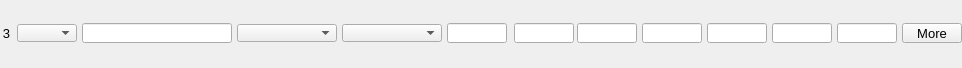
    <widget class="PyDMFrame" name="composite_2">
      <property name="geometry">
        <rect>
          <x>8</x>
          <y>232</y>
          <width>962</width>
          <height>68</height>
        </rect>
      </property>
      <widget class="PyDMEnumComboBox" name="menu_6">
        <property name="geometry">
          <rect>
            <x>17</x>
            <y>24</y>
            <width>60</width>
            <height>18</height>
          </rect>
        </property>
        <property name="toolTip">
          <string>${P}${O3}Use</string>
        </property>
        <property name="channel" stdset="0">
          <string>ca://${P}${O3}Use</string>
        </property>
        <property name="font" stdset="0">
          <font>
            <pointsize>10</pointsize>
          </font>
        </property>
        <property name="styleSheet">
          <string notr="true">PyDMEnumComboBox#menu_6 {
  color: rgb(0, 0, 0);
  background-color: rgb(115, 223, 255);
  }</string>
        </property>
      </widget>
      <widget class="PyDMLabel" name="text_update_22">
        <property name="geometry">
          <rect>
            <x>17</x>
            <y>0</y>
            <width>60</width>
            <height>18</height>
          </rect>
        </property>
        <property name="toolTip">
          <string>PV: ${P}${O3}Use_RBV</string>
        </property>
        <property name="channel" stdset="0">
          <string>ca://${P}${O3}Use_RBV</string>
        </property>
        <property name="font" stdset="0">
          <font>
            <pointsize>10</pointsize>
          </font>
        </property>
        <property name="alignment">
          <set>Qt::AlignCenter</set>
        </property>
        <property name="textInteractionFlags">
          <set>Qt::TextSelectableByKeyboard|Qt::TextSelectableByMouse</set>
        </property>
        <property name="styleSheet">
          <string notr="true">PyDMLabel#text_update_22 {
  color: rgb(10, 0, 184);
  background-color: rgb(70, 70, 70);
  }</string>
        </property>
      </widget>
      <widget class="PyDMLineEdit" name="text_entry_16">
        <property name="geometry">
          <rect>
            <x>82</x>
            <y>23</y>
            <width>150</width>
            <height>20</height>
          </rect>
        </property>
        <property name="channel" stdset="0">
          <string>ca://${P}${O3}Name</string>
        </property>
        <property name="toolTip">
          <string>${P}${O3}Name</string>
        </property>
        <property name="font" stdset="0">
          <font>
            <pointsize>10</pointsize>
          </font>
        </property>
        <property name="styleSheet">
          <string notr="true">PyDMLineEdit#text_entry_16 {
  color: rgb(0, 0, 0);
  background-color: rgb(115, 223, 255);
  border: 1px solid black;
  margin: 0px;
  padding: 0px;
  spacing: 0px;
  }</string>
        </property>
      </widget>
      <widget class="PyDMLabel" name="text_update_23">
        <property name="geometry">
          <rect>
            <x>82</x>
            <y>0</y>
            <width>150</width>
            <height>18</height>
          </rect>
        </property>
        <property name="toolTip">
          <string>PV: ${P}${O3}Name_RBV</string>
        </property>
        <property name="channel" stdset="0">
          <string>ca://${P}${O3}Name_RBV</string>
        </property>
        <property name="font" stdset="0">
          <font>
            <pointsize>10</pointsize>
          </font>
        </property>
        <property name="alignment">
          <set>Qt::AlignCenter</set>
        </property>
        <property name="textInteractionFlags">
          <set>Qt::TextSelectableByKeyboard|Qt::TextSelectableByMouse</set>
        </property>
        <property name="styleSheet">
          <string notr="true">PyDMLabel#text_update_23 {
  color: rgb(10, 0, 184);
  background-color: rgb(187, 187, 187);
  }</string>
        </property>
      </widget>
      <widget class="PyDMEnumComboBox" name="menu_7">
        <property name="geometry">
          <rect>
            <x>237</x>
            <y>24</y>
            <width>100</width>
            <height>18</height>
          </rect>
        </property>
        <property name="toolTip">
          <string>${P}${O3}Shape</string>
        </property>
        <property name="channel" stdset="0">
          <string>ca://${P}${O3}Shape</string>
        </property>
        <property name="font" stdset="0">
          <font>
            <pointsize>10</pointsize>
          </font>
        </property>
        <property name="styleSheet">
          <string notr="true">PyDMEnumComboBox#menu_7 {
  color: rgb(0, 0, 0);
  background-color: rgb(115, 223, 255);
  }</string>
        </property>
      </widget>
      <widget class="PyDMLabel" name="text_update_24">
        <property name="geometry">
          <rect>
            <x>237</x>
            <y>0</y>
            <width>100</width>
            <height>18</height>
          </rect>
        </property>
        <property name="toolTip">
          <string>PV: ${P}${O3}Shape_RBV</string>
        </property>
        <property name="channel" stdset="0">
          <string>ca://${P}${O3}Shape_RBV</string>
        </property>
        <property name="font" stdset="0">
          <font>
            <pointsize>10</pointsize>
          </font>
        </property>
        <property name="alignment">
          <set>Qt::AlignCenter</set>
        </property>
        <property name="textInteractionFlags">
          <set>Qt::TextSelectableByKeyboard|Qt::TextSelectableByMouse</set>
        </property>
        <property name="styleSheet">
          <string notr="true">PyDMLabel#text_update_24 {
  color: rgb(10, 0, 184);
  background-color: rgb(187, 187, 187);
  }</string>
        </property>
      </widget>
      <widget class="PyDMEnumComboBox" name="menu_8">
        <property name="geometry">
          <rect>
            <x>342</x>
            <y>24</y>
            <width>100</width>
            <height>18</height>
          </rect>
        </property>
        <property name="toolTip">
          <string>${P}${O3}DrawMode</string>
        </property>
        <property name="channel" stdset="0">
          <string>ca://${P}${O3}DrawMode</string>
        </property>
        <property name="font" stdset="0">
          <font>
            <pointsize>10</pointsize>
          </font>
        </property>
        <property name="styleSheet">
          <string notr="true">PyDMEnumComboBox#menu_8 {
  color: rgb(0, 0, 0);
  background-color: rgb(115, 223, 255);
  }</string>
        </property>
      </widget>
      <widget class="PyDMLabel" name="text_update_25">
        <property name="geometry">
          <rect>
            <x>342</x>
            <y>0</y>
            <width>100</width>
            <height>18</height>
          </rect>
        </property>
        <property name="toolTip">
          <string>PV: ${P}${O3}DrawMode_RBV</string>
        </property>
        <property name="channel" stdset="0">
          <string>ca://${P}${O3}DrawMode_RBV</string>
        </property>
        <property name="font" stdset="0">
          <font>
            <pointsize>10</pointsize>
          </font>
        </property>
        <property name="alignment">
          <set>Qt::AlignCenter</set>
        </property>
        <property name="textInteractionFlags">
          <set>Qt::TextSelectableByKeyboard|Qt::TextSelectableByMouse</set>
        </property>
        <property name="styleSheet">
          <string notr="true">PyDMLabel#text_update_25 {
  color: rgb(10, 0, 184);
  background-color: rgb(187, 187, 187);
  }</string>
        </property>
      </widget>
      <widget class="PyDMLineEdit" name="text_entry_17">
        <property name="geometry">
          <rect>
            <x>514</x>
            <y>23</y>
            <width>60</width>
            <height>20</height>
          </rect>
        </property>
        <property name="channel" stdset="0">
          <string>ca://${P}${O3}Green</string>
        </property>
        <property name="toolTip">
          <string>${P}${O3}Green</string>
        </property>
        <property name="font" stdset="0">
          <font>
            <pointsize>10</pointsize>
          </font>
        </property>
        <property name="styleSheet">
          <string notr="true">PyDMLineEdit#text_entry_17 {
  color: rgb(0, 0, 0);
  background-color: rgb(115, 223, 255);
  border: 1px solid black;
  margin: 0px;
  padding: 0px;
  spacing: 0px;
  }</string>
        </property>
      </widget>
      <widget class="PyDMLabel" name="text_update_26">
        <property name="geometry">
          <rect>
            <x>514</x>
            <y>0</y>
            <width>60</width>
            <height>18</height>
          </rect>
        </property>
        <property name="toolTip">
          <string>PV: ${P}${O3}Green_RBV</string>
        </property>
        <property name="channel" stdset="0">
          <string>ca://${P}${O3}Green_RBV</string>
        </property>
        <property name="font" stdset="0">
          <font>
            <pointsize>10</pointsize>
          </font>
        </property>
        <property name="alignment">
          <set>Qt::AlignCenter</set>
        </property>
        <property name="textInteractionFlags">
          <set>Qt::TextSelectableByKeyboard|Qt::TextSelectableByMouse</set>
        </property>
        <property name="styleSheet">
          <string notr="true">PyDMLabel#text_update_26 {
  color: rgb(10, 0, 184);
  background-color: rgb(187, 187, 187);
  }</string>
        </property>
      </widget>
      <widget class="PyDMLineEdit" name="text_entry_18">
        <property name="geometry">
          <rect>
            <x>577</x>
            <y>23</y>
            <width>60</width>
            <height>20</height>
          </rect>
        </property>
        <property name="channel" stdset="0">
          <string>ca://${P}${O3}Blue</string>
        </property>
        <property name="toolTip">
          <string>${P}${O3}Blue</string>
        </property>
        <property name="font" stdset="0">
          <font>
            <pointsize>10</pointsize>
          </font>
        </property>
        <property name="styleSheet">
          <string notr="true">PyDMLineEdit#text_entry_18 {
  color: rgb(0, 0, 0);
  background-color: rgb(115, 223, 255);
  border: 1px solid black;
  margin: 0px;
  padding: 0px;
  spacing: 0px;
  }</string>
        </property>
      </widget>
      <widget class="PyDMLabel" name="text_update_27">
        <property name="geometry">
          <rect>
            <x>577</x>
            <y>0</y>
            <width>60</width>
            <height>18</height>
          </rect>
        </property>
        <property name="toolTip">
          <string>PV: ${P}${O3}Blue_RBV</string>
        </property>
        <property name="channel" stdset="0">
          <string>ca://${P}${O3}Blue_RBV</string>
        </property>
        <property name="font" stdset="0">
          <font>
            <pointsize>10</pointsize>
          </font>
        </property>
        <property name="alignment">
          <set>Qt::AlignCenter</set>
        </property>
        <property name="textInteractionFlags">
          <set>Qt::TextSelectableByKeyboard|Qt::TextSelectableByMouse</set>
        </property>
        <property name="styleSheet">
          <string notr="true">PyDMLabel#text_update_27 {
  color: rgb(10, 0, 184);
  background-color: rgb(187, 187, 187);
  }</string>
        </property>
      </widget>
      <widget class="PyDMSlider" name="valuator_8">
        <property name="geometry">
          <rect>
            <x>642</x>
            <y>48</y>
            <width>60</width>
            <height>20</height>
          </rect>
        </property>
        <property name="channel" stdset="0">
          <string>ca://${P}${O3}PositionX</string>
        </property>
        <property name="toolTip">
          <string>${P}${O3}PositionX</string>
        </property>
        <property name="orientation" stdset="0">
          <string>Qt::Horizontal</string>
        </property>
        <property name="showLimitLabels" stdset="0">
          <bool>true</bool>
        </property>
        <property name="showValueLabel" stdset="0">
          <bool>false</bool>
        </property>
        <property name="showUnits" stdset="0">
          <bool>false</bool>
        </property>
        <property name="tickPosition" stdset="0">
          <enum>QSlider::NoTicks</enum>
        </property>
        <property name="precision" stdset="0">
          <number>1</number>
        </property>
        <property name="styleSheet">
          <string notr="true">PyDMSlider#valuator_8 {
  color: rgb(0, 0, 0);
  background-color: rgb(115, 223, 255);
  }</string>
        </property>
      </widget>
      <widget class="PyDMLineEdit" name="text_entry_19">
        <property name="geometry">
          <rect>
            <x>642</x>
            <y>23</y>
            <width>60</width>
            <height>20</height>
          </rect>
        </property>
        <property name="channel" stdset="0">
          <string>ca://${P}${O3}PositionX</string>
        </property>
        <property name="toolTip">
          <string>${P}${O3}PositionX</string>
        </property>
        <property name="font" stdset="0">
          <font>
            <pointsize>10</pointsize>
          </font>
        </property>
        <property name="styleSheet">
          <string notr="true">PyDMLineEdit#text_entry_19 {
  color: rgb(0, 0, 0);
  background-color: rgb(115, 223, 255);
  border: 1px solid black;
  margin: 0px;
  padding: 0px;
  spacing: 0px;
  }</string>
        </property>
      </widget>
      <widget class="PyDMLabel" name="text_update_28">
        <property name="geometry">
          <rect>
            <x>642</x>
            <y>0</y>
            <width>60</width>
            <height>18</height>
          </rect>
        </property>
        <property name="toolTip">
          <string>PV: ${P}${O3}PositionX_RBV</string>
        </property>
        <property name="channel" stdset="0">
          <string>ca://${P}${O3}PositionX_RBV</string>
        </property>
        <property name="font" stdset="0">
          <font>
            <pointsize>10</pointsize>
          </font>
        </property>
        <property name="alignment">
          <set>Qt::AlignCenter</set>
        </property>
        <property name="textInteractionFlags">
          <set>Qt::TextSelectableByKeyboard|Qt::TextSelectableByMouse</set>
        </property>
        <property name="styleSheet">
          <string notr="true">PyDMLabel#text_update_28 {
  color: rgb(10, 0, 184);
  background-color: rgb(187, 187, 187);
  }</string>
        </property>
      </widget>
      <widget class="PyDMSlider" name="valuator_9">
        <property name="geometry">
          <rect>
            <x>707</x>
            <y>48</y>
            <width>60</width>
            <height>20</height>
          </rect>
        </property>
        <property name="channel" stdset="0">
          <string>ca://${P}${O3}SizeX</string>
        </property>
        <property name="toolTip">
          <string>${P}${O3}SizeX</string>
        </property>
        <property name="orientation" stdset="0">
          <string>Qt::Horizontal</string>
        </property>
        <property name="showLimitLabels" stdset="0">
          <bool>true</bool>
        </property>
        <property name="showValueLabel" stdset="0">
          <bool>false</bool>
        </property>
        <property name="showUnits" stdset="0">
          <bool>false</bool>
        </property>
        <property name="tickPosition" stdset="0">
          <enum>QSlider::NoTicks</enum>
        </property>
        <property name="precision" stdset="0">
          <number>1</number>
        </property>
        <property name="styleSheet">
          <string notr="true">PyDMSlider#valuator_9 {
  color: rgb(0, 0, 0);
  background-color: rgb(115, 223, 255);
  }</string>
        </property>
      </widget>
      <widget class="PyDMLineEdit" name="text_entry_20">
        <property name="geometry">
          <rect>
            <x>707</x>
            <y>23</y>
            <width>60</width>
            <height>20</height>
          </rect>
        </property>
        <property name="channel" stdset="0">
          <string>ca://${P}${O3}SizeX</string>
        </property>
        <property name="toolTip">
          <string>${P}${O3}SizeX</string>
        </property>
        <property name="font" stdset="0">
          <font>
            <pointsize>10</pointsize>
          </font>
        </property>
        <property name="styleSheet">
          <string notr="true">PyDMLineEdit#text_entry_20 {
  color: rgb(0, 0, 0);
  background-color: rgb(115, 223, 255);
  border: 1px solid black;
  margin: 0px;
  padding: 0px;
  spacing: 0px;
  }</string>
        </property>
      </widget>
      <widget class="PyDMLabel" name="text_update_29">
        <property name="geometry">
          <rect>
            <x>707</x>
            <y>0</y>
            <width>60</width>
            <height>18</height>
          </rect>
        </property>
        <property name="toolTip">
          <string>PV: ${P}${O3}SizeX_RBV</string>
        </property>
        <property name="channel" stdset="0">
          <string>ca://${P}${O3}SizeX_RBV</string>
        </property>
        <property name="font" stdset="0">
          <font>
            <pointsize>10</pointsize>
          </font>
        </property>
        <property name="alignment">
          <set>Qt::AlignCenter</set>
        </property>
        <property name="textInteractionFlags">
          <set>Qt::TextSelectableByKeyboard|Qt::TextSelectableByMouse</set>
        </property>
        <property name="styleSheet">
          <string notr="true">PyDMLabel#text_update_29 {
  color: rgb(10, 0, 184);
  background-color: rgb(187, 187, 187);
  }</string>
        </property>
      </widget>
      <widget class="PyDMSlider" name="valuator_10">
        <property name="geometry">
          <rect>
            <x>772</x>
            <y>48</y>
            <width>60</width>
            <height>20</height>
          </rect>
        </property>
        <property name="channel" stdset="0">
          <string>ca://${P}${O3}PositionY</string>
        </property>
        <property name="toolTip">
          <string>${P}${O3}PositionY</string>
        </property>
        <property name="orientation" stdset="0">
          <string>Qt::Horizontal</string>
        </property>
        <property name="showLimitLabels" stdset="0">
          <bool>true</bool>
        </property>
        <property name="showValueLabel" stdset="0">
          <bool>false</bool>
        </property>
        <property name="showUnits" stdset="0">
          <bool>false</bool>
        </property>
        <property name="tickPosition" stdset="0">
          <enum>QSlider::NoTicks</enum>
        </property>
        <property name="precision" stdset="0">
          <number>1</number>
        </property>
        <property name="styleSheet">
          <string notr="true">PyDMSlider#valuator_10 {
  color: rgb(0, 0, 0);
  background-color: rgb(115, 223, 255);
  }</string>
        </property>
      </widget>
      <widget class="PyDMLineEdit" name="text_entry_21">
        <property name="geometry">
          <rect>
            <x>772</x>
            <y>23</y>
            <width>60</width>
            <height>20</height>
          </rect>
        </property>
        <property name="channel" stdset="0">
          <string>ca://${P}${O3}PositionY</string>
        </property>
        <property name="toolTip">
          <string>${P}${O3}PositionY</string>
        </property>
        <property name="font" stdset="0">
          <font>
            <pointsize>10</pointsize>
          </font>
        </property>
        <property name="styleSheet">
          <string notr="true">PyDMLineEdit#text_entry_21 {
  color: rgb(0, 0, 0);
  background-color: rgb(115, 223, 255);
  border: 1px solid black;
  margin: 0px;
  padding: 0px;
  spacing: 0px;
  }</string>
        </property>
      </widget>
      <widget class="PyDMLabel" name="text_update_30">
        <property name="geometry">
          <rect>
            <x>772</x>
            <y>0</y>
            <width>60</width>
            <height>18</height>
          </rect>
        </property>
        <property name="toolTip">
          <string>PV: ${P}${O3}PositionY_RBV</string>
        </property>
        <property name="channel" stdset="0">
          <string>ca://${P}${O3}PositionY_RBV</string>
        </property>
        <property name="font" stdset="0">
          <font>
            <pointsize>10</pointsize>
          </font>
        </property>
        <property name="alignment">
          <set>Qt::AlignCenter</set>
        </property>
        <property name="textInteractionFlags">
          <set>Qt::TextSelectableByKeyboard|Qt::TextSelectableByMouse</set>
        </property>
        <property name="styleSheet">
          <string notr="true">PyDMLabel#text_update_30 {
  color: rgb(10, 0, 184);
  background-color: rgb(187, 187, 187);
  }</string>
        </property>
      </widget>
      <widget class="PyDMSlider" name="valuator_11">
        <property name="geometry">
          <rect>
            <x>837</x>
            <y>48</y>
            <width>60</width>
            <height>20</height>
          </rect>
        </property>
        <property name="channel" stdset="0">
          <string>ca://${P}${O3}SizeY</string>
        </property>
        <property name="toolTip">
          <string>${P}${O3}SizeY</string>
        </property>
        <property name="orientation" stdset="0">
          <string>Qt::Horizontal</string>
        </property>
        <property name="showLimitLabels" stdset="0">
          <bool>true</bool>
        </property>
        <property name="showValueLabel" stdset="0">
          <bool>false</bool>
        </property>
        <property name="showUnits" stdset="0">
          <bool>false</bool>
        </property>
        <property name="tickPosition" stdset="0">
          <enum>QSlider::NoTicks</enum>
        </property>
        <property name="precision" stdset="0">
          <number>1</number>
        </property>
        <property name="styleSheet">
          <string notr="true">PyDMSlider#valuator_11 {
  color: rgb(0, 0, 0);
  background-color: rgb(115, 223, 255);
  }</string>
        </property>
      </widget>
      <widget class="PyDMLineEdit" name="text_entry_22">
        <property name="geometry">
          <rect>
            <x>837</x>
            <y>23</y>
            <width>60</width>
            <height>20</height>
          </rect>
        </property>
        <property name="channel" stdset="0">
          <string>ca://${P}${O3}SizeY</string>
        </property>
        <property name="toolTip">
          <string>${P}${O3}SizeY</string>
        </property>
        <property name="font" stdset="0">
          <font>
            <pointsize>10</pointsize>
          </font>
        </property>
        <property name="styleSheet">
          <string notr="true">PyDMLineEdit#text_entry_22 {
  color: rgb(0, 0, 0);
  background-color: rgb(115, 223, 255);
  border: 1px solid black;
  margin: 0px;
  padding: 0px;
  spacing: 0px;
  }</string>
        </property>
      </widget>
      <widget class="PyDMLabel" name="text_update_31">
        <property name="geometry">
          <rect>
            <x>837</x>
            <y>0</y>
            <width>60</width>
            <height>18</height>
          </rect>
        </property>
        <property name="toolTip">
          <string>PV: ${P}${O3}SizeY_RBV</string>
        </property>
        <property name="channel" stdset="0">
          <string>ca://${P}${O3}SizeY_RBV</string>
        </property>
        <property name="font" stdset="0">
          <font>
            <pointsize>10</pointsize>
          </font>
        </property>
        <property name="alignment">
          <set>Qt::AlignCenter</set>
        </property>
        <property name="textInteractionFlags">
          <set>Qt::TextSelectableByKeyboard|Qt::TextSelectableByMouse</set>
        </property>
        <property name="styleSheet">
          <string notr="true">PyDMLabel#text_update_31 {
  color: rgb(10, 0, 184);
  background-color: rgb(187, 187, 187);
  }</string>
        </property>
      </widget>
      <widget class="PyDMLineEdit" name="text_entry_23">
        <property name="geometry">
          <rect>
            <x>447</x>
            <y>23</y>
            <width>60</width>
            <height>20</height>
          </rect>
        </property>
        <property name="channel" stdset="0">
          <string>ca://${P}${O3}Red</string>
        </property>
        <property name="toolTip">
          <string>${P}${O3}Red</string>
        </property>
        <property name="font" stdset="0">
          <font>
            <pointsize>10</pointsize>
          </font>
        </property>
        <property name="styleSheet">
          <string notr="true">PyDMLineEdit#text_entry_23 {
  color: rgb(0, 0, 0);
  background-color: rgb(115, 223, 255);
  border: 1px solid black;
  margin: 0px;
  padding: 0px;
  spacing: 0px;
  }</string>
        </property>
      </widget>
      <widget class="PyDMLabel" name="text_update_32">
        <property name="geometry">
          <rect>
            <x>447</x>
            <y>0</y>
            <width>60</width>
            <height>18</height>
          </rect>
        </property>
        <property name="toolTip">
          <string>PV: ${P}${O3}Red_RBV</string>
        </property>
        <property name="channel" stdset="0">
          <string>ca://${P}${O3}Red_RBV</string>
        </property>
        <property name="font" stdset="0">
          <font>
            <pointsize>10</pointsize>
          </font>
        </property>
        <property name="alignment">
          <set>Qt::AlignCenter</set>
        </property>
        <property name="textInteractionFlags">
          <set>Qt::TextSelectableByKeyboard|Qt::TextSelectableByMouse</set>
        </property>
        <property name="styleSheet">
          <string notr="true">PyDMLabel#text_update_32 {
  color: rgb(10, 0, 184);
  background-color: rgb(187, 187, 187);
  }</string>
        </property>
      </widget>
      <widget class="QLabel" name="text_17">
        <property name="geometry">
          <rect>
            <x>0</x>
            <y>23</y>
            <width>10</width>
            <height>20</height>
          </rect>
        </property>
        <property name="text">
          <string>3</string>
        </property>
        <property name="font" stdset="0">
          <font>
            <pointsize>10</pointsize>
          </font>
        </property>
        <property name="brush" stdset="0">
          <brush brushstyle="SolidPattern">
            <color alpha="255">
              <red>0</red>
              <green>0</green>
              <blue>0</blue>
            </color>
          </brush>
        </property>
        <property name="toolTip">
          <string>text_17</string>
        </property>
        <property name="alignment">
          <set>Qt::AlignRight|Qt::AlignTrailing|Qt::AlignVCenter</set>
        </property>
        <property name="styleSheet">
          <string notr="true">QLabel#text_17 {
  color: rgb(0, 0, 0);
  }</string>
        </property>
      </widget>
      <widget class="PyDMRelatedDisplayButton" name="related_display_2">
        <property name="geometry">
          <rect>
            <x>902</x>
            <y>23</y>
            <width>60</width>
            <height>20</height>
          </rect>
        </property>
        <property name="toolTip">
          <string>More</string>
        </property>
        <property name="text">
          <string>More</string>
        </property>
        <property name="showIcon" stdset="0">
          <bool>true</bool>
        </property>
        <property name="font" stdset="0">
          <font>
            <pointsize>10</pointsize>
          </font>
        </property>
        <property name="styleSheet">
          <string notr="true">PyDMRelatedDisplayButton#related_display_2 {
  color: rgb(0, 0, 0);
  background-color: rgb(115, 223, 255);
  }</string>
        </property>
        <property name="titles" stdset="0">
          <stringlist>
            <string>Full Overlay</string>
          </stringlist>
        </property>
        <property name="filenames" stdset="0">
          <stringlist>
            <string>OverlayN_V20.ui</string>
          </stringlist>
        </property>
        <property name="macros" stdset="0">
          <stringlist>
            <string>P=${P}, R=${O3}</string>
          </stringlist>
        </property>
        <property name="openInNewWindow" stdset="0">
          <bool>true</bool>
        </property>
      </widget>
    </widget>
